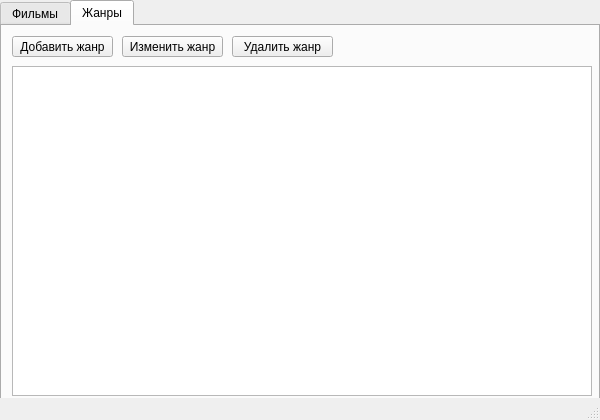
<?xml version="1.0" encoding="UTF-8"?>
<ui version="4.0">
 <class>MainWindow</class>
 <widget class="QMainWindow" name="MainWindow">
  <property name="geometry">
   <rect>
    <x>0</x>
    <y>0</y>
    <width>600</width>
    <height>420</height>
   </rect>
  </property>
  <property name="sizePolicy">
   <sizepolicy hsizetype="Fixed" vsizetype="Fixed">
    <horstretch>0</horstretch>
    <verstretch>0</verstretch>
   </sizepolicy>
  </property>
  <property name="minimumSize">
   <size>
    <width>600</width>
    <height>420</height>
   </size>
  </property>
  <property name="maximumSize">
   <size>
    <width>600</width>
    <height>420</height>
   </size>
  </property>
  <property name="windowTitle">
   <string>Фильмотека</string>
  </property>
  <widget class="QWidget" name="centralwidget">
   <widget class="QTabWidget" name="tabWidget">
    <property name="geometry">
     <rect>
      <x>0</x>
      <y>0</y>
      <width>600</width>
      <height>400</height>
     </rect>
    </property>
    <property name="currentIndex">
     <number>1</number>
    </property>
    <widget class="QWidget" name="tab">
     <attribute name="title">
      <string>Фильмы</string>
     </attribute>
     <widget class="QTableWidget" name="tableWidget">
      <property name="geometry">
       <rect>
        <x>10</x>
        <y>40</y>
        <width>580</width>
        <height>330</height>
       </rect>
      </property>
     </widget>
     <widget class="QPushButton" name="pushButton">
      <property name="geometry">
       <rect>
        <x>10</x>
        <y>10</y>
        <width>101</width>
        <height>21</height>
       </rect>
      </property>
      <property name="text">
       <string>Добавить фильм</string>
      </property>
     </widget>
     <widget class="QPushButton" name="pushButton_2">
      <property name="geometry">
       <rect>
        <x>120</x>
        <y>10</y>
        <width>101</width>
        <height>21</height>
       </rect>
      </property>
      <property name="text">
       <string>Изменить фильм</string>
      </property>
     </widget>
     <widget class="QPushButton" name="pushButton_3">
      <property name="geometry">
       <rect>
        <x>230</x>
        <y>10</y>
        <width>101</width>
        <height>21</height>
       </rect>
      </property>
      <property name="text">
       <string>Удалить фильм</string>
      </property>
     </widget>
    </widget>
    <widget class="QWidget" name="tab_2">
     <attribute name="title">
      <string>Жанры</string>
     </attribute>
     <widget class="QPushButton" name="pushButton_6">
      <property name="geometry">
       <rect>
        <x>230</x>
        <y>10</y>
        <width>101</width>
        <height>21</height>
       </rect>
      </property>
      <property name="text">
       <string>Удалить жанр</string>
      </property>
     </widget>
     <widget class="QTableWidget" name="tableWidget_2">
      <property name="geometry">
       <rect>
        <x>10</x>
        <y>40</y>
        <width>580</width>
        <height>330</height>
       </rect>
      </property>
     </widget>
     <widget class="QPushButton" name="pushButton_4">
      <property name="geometry">
       <rect>
        <x>10</x>
        <y>10</y>
        <width>101</width>
        <height>21</height>
       </rect>
      </property>
      <property name="text">
       <string>Добавить жанр</string>
      </property>
     </widget>
     <widget class="QPushButton" name="pushButton_5">
      <property name="geometry">
       <rect>
        <x>120</x>
        <y>10</y>
        <width>101</width>
        <height>21</height>
       </rect>
      </property>
      <property name="text">
       <string>Изменить жанр</string>
      </property>
     </widget>
    </widget>
   </widget>
  </widget>
  <widget class="QStatusBar" name="statusBar"/>
 </widget>
 <resources/>
 <connections/>
</ui>
